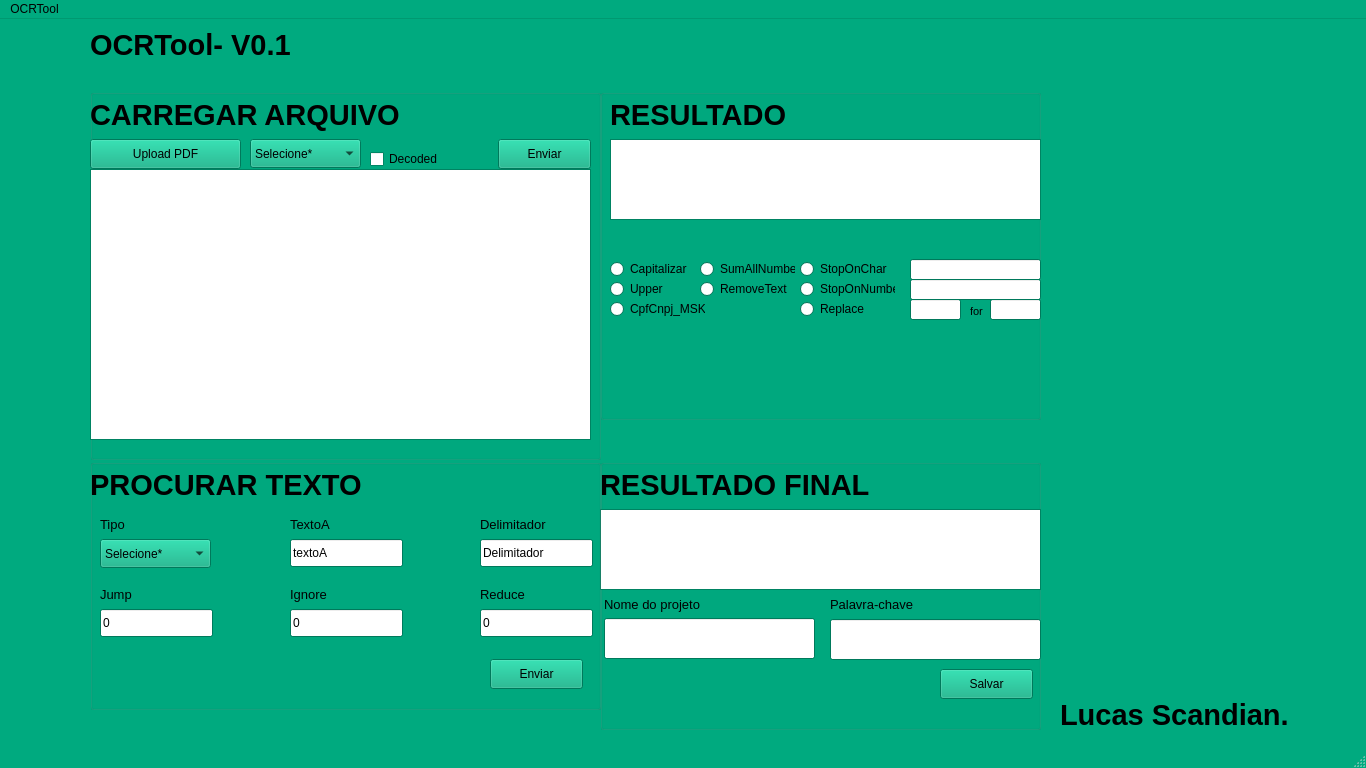
<?xml version="1.0" encoding="UTF-8"?>
<ui version="4.0">
 <class>MainWindow</class>
 <widget class="QMainWindow" name="MainWindow">
  <property name="enabled">
   <bool>true</bool>
  </property>
  <property name="geometry">
   <rect>
    <x>0</x>
    <y>0</y>
    <width>1366</width>
    <height>768</height>
   </rect>
  </property>
  <property name="palette">
   <palette>
    <active>
     <colorrole role="WindowText">
      <brush brushstyle="SolidPattern">
       <color alpha="255">
        <red>0</red>
        <green>0</green>
        <blue>0</blue>
       </color>
      </brush>
     </colorrole>
     <colorrole role="Button">
      <brush brushstyle="SolidPattern">
       <color alpha="255">
        <red>0</red>
        <green>170</green>
        <blue>127</blue>
       </color>
      </brush>
     </colorrole>
     <colorrole role="Light">
      <brush brushstyle="SolidPattern">
       <color alpha="255">
        <red>0</red>
        <green>255</green>
        <blue>190</blue>
       </color>
      </brush>
     </colorrole>
     <colorrole role="Midlight">
      <brush brushstyle="SolidPattern">
       <color alpha="255">
        <red>0</red>
        <green>212</green>
        <blue>158</blue>
       </color>
      </brush>
     </colorrole>
     <colorrole role="Dark">
      <brush brushstyle="SolidPattern">
       <color alpha="255">
        <red>0</red>
        <green>85</green>
        <blue>63</blue>
       </color>
      </brush>
     </colorrole>
     <colorrole role="Mid">
      <brush brushstyle="SolidPattern">
       <color alpha="255">
        <red>0</red>
        <green>113</green>
        <blue>85</blue>
       </color>
      </brush>
     </colorrole>
     <colorrole role="Text">
      <brush brushstyle="SolidPattern">
       <color alpha="255">
        <red>0</red>
        <green>0</green>
        <blue>0</blue>
       </color>
      </brush>
     </colorrole>
     <colorrole role="BrightText">
      <brush brushstyle="SolidPattern">
       <color alpha="255">
        <red>255</red>
        <green>255</green>
        <blue>255</blue>
       </color>
      </brush>
     </colorrole>
     <colorrole role="ButtonText">
      <brush brushstyle="SolidPattern">
       <color alpha="255">
        <red>0</red>
        <green>0</green>
        <blue>0</blue>
       </color>
      </brush>
     </colorrole>
     <colorrole role="Base">
      <brush brushstyle="SolidPattern">
       <color alpha="255">
        <red>255</red>
        <green>255</green>
        <blue>255</blue>
       </color>
      </brush>
     </colorrole>
     <colorrole role="Window">
      <brush brushstyle="SolidPattern">
       <color alpha="255">
        <red>0</red>
        <green>170</green>
        <blue>127</blue>
       </color>
      </brush>
     </colorrole>
     <colorrole role="Shadow">
      <brush brushstyle="SolidPattern">
       <color alpha="255">
        <red>0</red>
        <green>0</green>
        <blue>0</blue>
       </color>
      </brush>
     </colorrole>
     <colorrole role="AlternateBase">
      <brush brushstyle="SolidPattern">
       <color alpha="255">
        <red>127</red>
        <green>212</green>
        <blue>191</blue>
       </color>
      </brush>
     </colorrole>
     <colorrole role="ToolTipBase">
      <brush brushstyle="SolidPattern">
       <color alpha="255">
        <red>255</red>
        <green>255</green>
        <blue>220</blue>
       </color>
      </brush>
     </colorrole>
     <colorrole role="ToolTipText">
      <brush brushstyle="SolidPattern">
       <color alpha="255">
        <red>0</red>
        <green>0</green>
        <blue>0</blue>
       </color>
      </brush>
     </colorrole>
     <colorrole role="PlaceholderText">
      <brush brushstyle="SolidPattern">
       <color alpha="128">
        <red>0</red>
        <green>0</green>
        <blue>0</blue>
       </color>
      </brush>
     </colorrole>
    </active>
    <inactive>
     <colorrole role="WindowText">
      <brush brushstyle="SolidPattern">
       <color alpha="255">
        <red>0</red>
        <green>0</green>
        <blue>0</blue>
       </color>
      </brush>
     </colorrole>
     <colorrole role="Button">
      <brush brushstyle="SolidPattern">
       <color alpha="255">
        <red>0</red>
        <green>170</green>
        <blue>127</blue>
       </color>
      </brush>
     </colorrole>
     <colorrole role="Light">
      <brush brushstyle="SolidPattern">
       <color alpha="255">
        <red>0</red>
        <green>255</green>
        <blue>190</blue>
       </color>
      </brush>
     </colorrole>
     <colorrole role="Midlight">
      <brush brushstyle="SolidPattern">
       <color alpha="255">
        <red>0</red>
        <green>212</green>
        <blue>158</blue>
       </color>
      </brush>
     </colorrole>
     <colorrole role="Dark">
      <brush brushstyle="SolidPattern">
       <color alpha="255">
        <red>0</red>
        <green>85</green>
        <blue>63</blue>
       </color>
      </brush>
     </colorrole>
     <colorrole role="Mid">
      <brush brushstyle="SolidPattern">
       <color alpha="255">
        <red>0</red>
        <green>113</green>
        <blue>85</blue>
       </color>
      </brush>
     </colorrole>
     <colorrole role="Text">
      <brush brushstyle="SolidPattern">
       <color alpha="255">
        <red>0</red>
        <green>0</green>
        <blue>0</blue>
       </color>
      </brush>
     </colorrole>
     <colorrole role="BrightText">
      <brush brushstyle="SolidPattern">
       <color alpha="255">
        <red>255</red>
        <green>255</green>
        <blue>255</blue>
       </color>
      </brush>
     </colorrole>
     <colorrole role="ButtonText">
      <brush brushstyle="SolidPattern">
       <color alpha="255">
        <red>0</red>
        <green>0</green>
        <blue>0</blue>
       </color>
      </brush>
     </colorrole>
     <colorrole role="Base">
      <brush brushstyle="SolidPattern">
       <color alpha="255">
        <red>255</red>
        <green>255</green>
        <blue>255</blue>
       </color>
      </brush>
     </colorrole>
     <colorrole role="Window">
      <brush brushstyle="SolidPattern">
       <color alpha="255">
        <red>0</red>
        <green>170</green>
        <blue>127</blue>
       </color>
      </brush>
     </colorrole>
     <colorrole role="Shadow">
      <brush brushstyle="SolidPattern">
       <color alpha="255">
        <red>0</red>
        <green>0</green>
        <blue>0</blue>
       </color>
      </brush>
     </colorrole>
     <colorrole role="AlternateBase">
      <brush brushstyle="SolidPattern">
       <color alpha="255">
        <red>127</red>
        <green>212</green>
        <blue>191</blue>
       </color>
      </brush>
     </colorrole>
     <colorrole role="ToolTipBase">
      <brush brushstyle="SolidPattern">
       <color alpha="255">
        <red>255</red>
        <green>255</green>
        <blue>220</blue>
       </color>
      </brush>
     </colorrole>
     <colorrole role="ToolTipText">
      <brush brushstyle="SolidPattern">
       <color alpha="255">
        <red>0</red>
        <green>0</green>
        <blue>0</blue>
       </color>
      </brush>
     </colorrole>
     <colorrole role="PlaceholderText">
      <brush brushstyle="SolidPattern">
       <color alpha="128">
        <red>0</red>
        <green>0</green>
        <blue>0</blue>
       </color>
      </brush>
     </colorrole>
    </inactive>
    <disabled>
     <colorrole role="WindowText">
      <brush brushstyle="SolidPattern">
       <color alpha="255">
        <red>0</red>
        <green>85</green>
        <blue>63</blue>
       </color>
      </brush>
     </colorrole>
     <colorrole role="Button">
      <brush brushstyle="SolidPattern">
       <color alpha="255">
        <red>0</red>
        <green>170</green>
        <blue>127</blue>
       </color>
      </brush>
     </colorrole>
     <colorrole role="Light">
      <brush brushstyle="SolidPattern">
       <color alpha="255">
        <red>0</red>
        <green>255</green>
        <blue>190</blue>
       </color>
      </brush>
     </colorrole>
     <colorrole role="Midlight">
      <brush brushstyle="SolidPattern">
       <color alpha="255">
        <red>0</red>
        <green>212</green>
        <blue>158</blue>
       </color>
      </brush>
     </colorrole>
     <colorrole role="Dark">
      <brush brushstyle="SolidPattern">
       <color alpha="255">
        <red>0</red>
        <green>85</green>
        <blue>63</blue>
       </color>
      </brush>
     </colorrole>
     <colorrole role="Mid">
      <brush brushstyle="SolidPattern">
       <color alpha="255">
        <red>0</red>
        <green>113</green>
        <blue>85</blue>
       </color>
      </brush>
     </colorrole>
     <colorrole role="Text">
      <brush brushstyle="SolidPattern">
       <color alpha="255">
        <red>0</red>
        <green>85</green>
        <blue>63</blue>
       </color>
      </brush>
     </colorrole>
     <colorrole role="BrightText">
      <brush brushstyle="SolidPattern">
       <color alpha="255">
        <red>255</red>
        <green>255</green>
        <blue>255</blue>
       </color>
      </brush>
     </colorrole>
     <colorrole role="ButtonText">
      <brush brushstyle="SolidPattern">
       <color alpha="255">
        <red>0</red>
        <green>85</green>
        <blue>63</blue>
       </color>
      </brush>
     </colorrole>
     <colorrole role="Base">
      <brush brushstyle="SolidPattern">
       <color alpha="255">
        <red>0</red>
        <green>170</green>
        <blue>127</blue>
       </color>
      </brush>
     </colorrole>
     <colorrole role="Window">
      <brush brushstyle="SolidPattern">
       <color alpha="255">
        <red>0</red>
        <green>170</green>
        <blue>127</blue>
       </color>
      </brush>
     </colorrole>
     <colorrole role="Shadow">
      <brush brushstyle="SolidPattern">
       <color alpha="255">
        <red>0</red>
        <green>0</green>
        <blue>0</blue>
       </color>
      </brush>
     </colorrole>
     <colorrole role="AlternateBase">
      <brush brushstyle="SolidPattern">
       <color alpha="255">
        <red>0</red>
        <green>170</green>
        <blue>127</blue>
       </color>
      </brush>
     </colorrole>
     <colorrole role="ToolTipBase">
      <brush brushstyle="SolidPattern">
       <color alpha="255">
        <red>255</red>
        <green>255</green>
        <blue>220</blue>
       </color>
      </brush>
     </colorrole>
     <colorrole role="ToolTipText">
      <brush brushstyle="SolidPattern">
       <color alpha="255">
        <red>0</red>
        <green>0</green>
        <blue>0</blue>
       </color>
      </brush>
     </colorrole>
     <colorrole role="PlaceholderText">
      <brush brushstyle="SolidPattern">
       <color alpha="128">
        <red>0</red>
        <green>0</green>
        <blue>0</blue>
       </color>
      </brush>
     </colorrole>
    </disabled>
   </palette>
  </property>
  <property name="windowTitle">
   <string>OCRTool</string>
  </property>
  <property name="tabShape">
   <enum>QTabWidget::Rounded</enum>
  </property>
  <property name="dockNestingEnabled">
   <bool>false</bool>
  </property>
  <widget class="QWidget" name="centralwidget">
   <widget class="QLabel" name="label">
    <property name="geometry">
     <rect>
      <x>90</x>
      <y>0</y>
      <width>311</width>
      <height>51</height>
     </rect>
    </property>
    <property name="font">
     <font>
      <pointsize>22</pointsize>
      <weight>75</weight>
      <bold>true</bold>
     </font>
    </property>
    <property name="text">
     <string>OCRTool- V0.1</string>
    </property>
   </widget>
   <widget class="QLabel" name="label_2">
    <property name="geometry">
     <rect>
      <x>1060</x>
      <y>670</y>
      <width>321</width>
      <height>51</height>
     </rect>
    </property>
    <property name="font">
     <font>
      <pointsize>22</pointsize>
      <weight>75</weight>
      <bold>true</bold>
     </font>
    </property>
    <property name="text">
     <string>Lucas Scandian.</string>
    </property>
   </widget>
   <widget class="QPushButton" name="submit2">
    <property name="geometry">
     <rect>
      <x>490</x>
      <y>640</y>
      <width>93</width>
      <height>30</height>
     </rect>
    </property>
    <property name="text">
     <string>Enviar</string>
    </property>
    <property name="checkable">
     <bool>false</bool>
    </property>
   </widget>
   <widget class="QGroupBox" name="group1">
    <property name="geometry">
     <rect>
      <x>90</x>
      <y>70</y>
      <width>511</width>
      <height>371</height>
     </rect>
    </property>
    <property name="title">
     <string/>
    </property>
    <property name="flat">
     <bool>true</bool>
    </property>
    <widget class="QTextBrowser" name="OCRresult">
     <property name="enabled">
      <bool>true</bool>
     </property>
     <property name="geometry">
      <rect>
       <x>0</x>
       <y>80</y>
       <width>501</width>
       <height>271</height>
      </rect>
     </property>
     <property name="html">
      <string>&lt;!DOCTYPE HTML PUBLIC &quot;-//W3C//DTD HTML 4.0//EN&quot; &quot;http://www.w3.org/TR/REC-html40/strict.dtd&quot;&gt;
&lt;html&gt;&lt;head&gt;&lt;meta name=&quot;qrichtext&quot; content=&quot;1&quot; /&gt;&lt;style type=&quot;text/css&quot;&gt;
p, li { white-space: pre-wrap; }
&lt;/style&gt;&lt;/head&gt;&lt;body style=&quot; font-family:'MS Shell Dlg 2'; font-size:7.8pt; font-weight:400; font-style:normal;&quot;&gt;
&lt;p style=&quot;-qt-paragraph-type:empty; margin-top:0px; margin-bottom:0px; margin-left:0px; margin-right:0px; -qt-block-indent:0; text-indent:0px;&quot;&gt;&lt;br /&gt;&lt;/p&gt;&lt;/body&gt;&lt;/html&gt;</string>
     </property>
    </widget>
    <widget class="QPushButton" name="UploadFiles">
     <property name="geometry">
      <rect>
       <x>0</x>
       <y>50</y>
       <width>151</width>
       <height>30</height>
      </rect>
     </property>
     <property name="acceptDrops">
      <bool>true</bool>
     </property>
     <property name="text">
      <string>Upload PDF</string>
     </property>
    </widget>
    <widget class="QComboBox" name="Encoder">
     <property name="geometry">
      <rect>
       <x>160</x>
       <y>50</y>
       <width>111</width>
       <height>29</height>
      </rect>
     </property>
     <item>
      <property name="text">
       <string>Selecione*</string>
      </property>
     </item>
     <item>
      <property name="text">
       <string>PdfMiner</string>
      </property>
     </item>
     <item>
      <property name="text">
       <string>Py2pdf</string>
      </property>
     </item>
     <item>
      <property name="text">
       <string>Tesseract</string>
      </property>
     </item>
     <item>
      <property name="text">
       <string>Textract</string>
      </property>
     </item>
    </widget>
    <widget class="QPushButton" name="submit1">
     <property name="geometry">
      <rect>
       <x>408</x>
       <y>50</y>
       <width>93</width>
       <height>30</height>
      </rect>
     </property>
     <property name="text">
      <string>Enviar</string>
     </property>
     <property name="checkable">
      <bool>false</bool>
     </property>
    </widget>
    <widget class="QLabel" name="label_12">
     <property name="geometry">
      <rect>
       <x>0</x>
       <y>0</y>
       <width>441</width>
       <height>51</height>
      </rect>
     </property>
     <property name="font">
      <font>
       <pointsize>22</pointsize>
       <weight>75</weight>
       <bold>true</bold>
      </font>
     </property>
     <property name="text">
      <string>CARREGAR ARQUIVO</string>
     </property>
    </widget>
    <widget class="QCheckBox" name="decoded">
     <property name="enabled">
      <bool>true</bool>
     </property>
     <property name="geometry">
      <rect>
       <x>280</x>
       <y>60</y>
       <width>81</width>
       <height>20</height>
      </rect>
     </property>
     <property name="text">
      <string>Decoded</string>
     </property>
     <property name="checked">
      <bool>false</bool>
     </property>
    </widget>
   </widget>
   <widget class="QGroupBox" name="group2">
    <property name="enabled">
     <bool>true</bool>
    </property>
    <property name="geometry">
     <rect>
      <x>90</x>
      <y>440</y>
      <width>511</width>
      <height>251</height>
     </rect>
    </property>
    <property name="autoFillBackground">
     <bool>false</bool>
    </property>
    <property name="title">
     <string/>
    </property>
    <property name="flat">
     <bool>true</bool>
    </property>
    <property name="checkable">
     <bool>false</bool>
    </property>
    <widget class="QLineEdit" name="jump">
     <property name="enabled">
      <bool>true</bool>
     </property>
     <property name="geometry">
      <rect>
       <x>10</x>
       <y>150</y>
       <width>113</width>
       <height>28</height>
      </rect>
     </property>
     <property name="text">
      <string>0</string>
     </property>
    </widget>
    <widget class="QLabel" name="label_6">
     <property name="geometry">
      <rect>
       <x>10</x>
       <y>120</y>
       <width>151</width>
       <height>31</height>
      </rect>
     </property>
     <property name="font">
      <font>
       <pointsize>10</pointsize>
       <weight>50</weight>
       <bold>false</bold>
      </font>
     </property>
     <property name="text">
      <string>Jump</string>
     </property>
    </widget>
    <widget class="QComboBox" name="Tipo">
     <property name="enabled">
      <bool>true</bool>
     </property>
     <property name="geometry">
      <rect>
       <x>10</x>
       <y>80</y>
       <width>111</width>
       <height>29</height>
      </rect>
     </property>
     <item>
      <property name="text">
       <string>Selecione*</string>
      </property>
     </item>
     <item>
      <property name="text">
       <string>Find</string>
      </property>
     </item>
     <item>
      <property name="text">
       <string>FindSimple</string>
      </property>
     </item>
     <item>
      <property name="text">
       <string>Count</string>
      </property>
     </item>
     <item>
      <property name="text">
       <string>Exists?</string>
      </property>
     </item>
    </widget>
    <widget class="QLabel" name="label_3">
     <property name="geometry">
      <rect>
       <x>10</x>
       <y>50</y>
       <width>151</width>
       <height>31</height>
      </rect>
     </property>
     <property name="font">
      <font>
       <pointsize>10</pointsize>
       <weight>50</weight>
       <bold>false</bold>
      </font>
     </property>
     <property name="text">
      <string>Tipo</string>
     </property>
    </widget>
    <widget class="QLabel" name="label_13">
     <property name="geometry">
      <rect>
       <x>0</x>
       <y>0</y>
       <width>351</width>
       <height>51</height>
      </rect>
     </property>
     <property name="font">
      <font>
       <pointsize>22</pointsize>
       <weight>75</weight>
       <bold>true</bold>
      </font>
     </property>
     <property name="text">
      <string>PROCURAR TEXTO</string>
     </property>
    </widget>
    <widget class="QLineEdit" name="TextoA">
     <property name="enabled">
      <bool>true</bool>
     </property>
     <property name="geometry">
      <rect>
       <x>200</x>
       <y>80</y>
       <width>113</width>
       <height>28</height>
      </rect>
     </property>
     <property name="inputMask">
      <string/>
     </property>
     <property name="text">
      <string>textoA</string>
     </property>
    </widget>
    <widget class="QLabel" name="label_4">
     <property name="geometry">
      <rect>
       <x>200</x>
       <y>50</y>
       <width>151</width>
       <height>31</height>
      </rect>
     </property>
     <property name="font">
      <font>
       <pointsize>10</pointsize>
       <weight>50</weight>
       <bold>false</bold>
      </font>
     </property>
     <property name="text">
      <string>TextoA</string>
     </property>
    </widget>
    <widget class="QLineEdit" name="ignore">
     <property name="enabled">
      <bool>true</bool>
     </property>
     <property name="geometry">
      <rect>
       <x>200</x>
       <y>150</y>
       <width>113</width>
       <height>28</height>
      </rect>
     </property>
     <property name="text">
      <string>0</string>
     </property>
    </widget>
    <widget class="QLabel" name="label_7">
     <property name="geometry">
      <rect>
       <x>200</x>
       <y>120</y>
       <width>151</width>
       <height>31</height>
      </rect>
     </property>
     <property name="font">
      <font>
       <pointsize>10</pointsize>
       <weight>50</weight>
       <bold>false</bold>
      </font>
     </property>
     <property name="text">
      <string>Ignore</string>
     </property>
    </widget>
    <widget class="QLineEdit" name="reduce">
     <property name="enabled">
      <bool>true</bool>
     </property>
     <property name="geometry">
      <rect>
       <x>390</x>
       <y>150</y>
       <width>113</width>
       <height>28</height>
      </rect>
     </property>
     <property name="text">
      <string>0</string>
     </property>
    </widget>
    <widget class="QLabel" name="label_8">
     <property name="geometry">
      <rect>
       <x>390</x>
       <y>120</y>
       <width>151</width>
       <height>31</height>
      </rect>
     </property>
     <property name="font">
      <font>
       <pointsize>10</pointsize>
       <weight>50</weight>
       <bold>false</bold>
      </font>
     </property>
     <property name="text">
      <string>Reduce</string>
     </property>
    </widget>
    <widget class="QLineEdit" name="Delimitador">
     <property name="enabled">
      <bool>true</bool>
     </property>
     <property name="geometry">
      <rect>
       <x>390</x>
       <y>80</y>
       <width>113</width>
       <height>28</height>
      </rect>
     </property>
     <property name="text">
      <string>Delimitador</string>
     </property>
    </widget>
    <widget class="QLabel" name="label_5">
     <property name="geometry">
      <rect>
       <x>390</x>
       <y>50</y>
       <width>151</width>
       <height>31</height>
      </rect>
     </property>
     <property name="font">
      <font>
       <pointsize>10</pointsize>
       <weight>50</weight>
       <bold>false</bold>
      </font>
     </property>
     <property name="text">
      <string>Delimitador</string>
     </property>
    </widget>
   </widget>
   <widget class="QGroupBox" name="group3">
    <property name="enabled">
     <bool>true</bool>
    </property>
    <property name="geometry">
     <rect>
      <x>600</x>
      <y>70</y>
      <width>441</width>
      <height>331</height>
     </rect>
    </property>
    <property name="title">
     <string/>
    </property>
    <property name="flat">
     <bool>true</bool>
    </property>
    <widget class="QRadioButton" name="stoponnumber">
     <property name="geometry">
      <rect>
       <x>200</x>
       <y>190</y>
       <width>95</width>
       <height>20</height>
      </rect>
     </property>
     <property name="text">
      <string>StopOnNumber</string>
     </property>
    </widget>
    <widget class="QRadioButton" name="removetext">
     <property name="geometry">
      <rect>
       <x>100</x>
       <y>190</y>
       <width>95</width>
       <height>20</height>
      </rect>
     </property>
     <property name="text">
      <string>RemoveText</string>
     </property>
    </widget>
    <widget class="QLineEdit" name="replace_v_1">
     <property name="geometry">
      <rect>
       <x>310</x>
       <y>210</y>
       <width>51</width>
       <height>21</height>
      </rect>
     </property>
     <property name="text">
      <string/>
     </property>
    </widget>
    <widget class="QLabel" name="label_9">
     <property name="geometry">
      <rect>
       <x>370</x>
       <y>207</y>
       <width>16</width>
       <height>31</height>
      </rect>
     </property>
     <property name="font">
      <font>
       <pointsize>8</pointsize>
       <weight>50</weight>
       <bold>false</bold>
      </font>
     </property>
     <property name="text">
      <string>for</string>
     </property>
    </widget>
    <widget class="QRadioButton" name="upper">
     <property name="geometry">
      <rect>
       <x>10</x>
       <y>190</y>
       <width>95</width>
       <height>20</height>
      </rect>
     </property>
     <property name="text">
      <string>Upper</string>
     </property>
    </widget>
    <widget class="QLabel" name="label_14">
     <property name="geometry">
      <rect>
       <x>10</x>
       <y>0</y>
       <width>311</width>
       <height>51</height>
      </rect>
     </property>
     <property name="font">
      <font>
       <pointsize>22</pointsize>
       <weight>75</weight>
       <bold>true</bold>
      </font>
     </property>
     <property name="text">
      <string>RESULTADO</string>
     </property>
    </widget>
    <widget class="QRadioButton" name="capit">
     <property name="geometry">
      <rect>
       <x>10</x>
       <y>170</y>
       <width>95</width>
       <height>20</height>
      </rect>
     </property>
     <property name="text">
      <string>Capitalizar</string>
     </property>
    </widget>
    <widget class="QLineEdit" name="stoponnumber_v">
     <property name="geometry">
      <rect>
       <x>310</x>
       <y>190</y>
       <width>131</width>
       <height>21</height>
      </rect>
     </property>
     <property name="text">
      <string/>
     </property>
    </widget>
    <widget class="QLineEdit" name="replace_v_2">
     <property name="geometry">
      <rect>
       <x>390</x>
       <y>210</y>
       <width>51</width>
       <height>21</height>
      </rect>
     </property>
     <property name="text">
      <string/>
     </property>
    </widget>
    <widget class="QLineEdit" name="stoponchar_v">
     <property name="geometry">
      <rect>
       <x>310</x>
       <y>170</y>
       <width>131</width>
       <height>21</height>
      </rect>
     </property>
     <property name="text">
      <string/>
     </property>
    </widget>
    <widget class="QRadioButton" name="cpfcnpj">
     <property name="geometry">
      <rect>
       <x>10</x>
       <y>210</y>
       <width>95</width>
       <height>20</height>
      </rect>
     </property>
     <property name="text">
      <string>CpfCnpj_MSK</string>
     </property>
    </widget>
    <widget class="QRadioButton" name="stoponchar">
     <property name="geometry">
      <rect>
       <x>200</x>
       <y>170</y>
       <width>95</width>
       <height>20</height>
      </rect>
     </property>
     <property name="text">
      <string>StopOnChar</string>
     </property>
    </widget>
    <widget class="QRadioButton" name="sumallnumbers">
     <property name="geometry">
      <rect>
       <x>100</x>
       <y>170</y>
       <width>95</width>
       <height>20</height>
      </rect>
     </property>
     <property name="text">
      <string>SumAllNumbers</string>
     </property>
    </widget>
    <widget class="QRadioButton" name="replace">
     <property name="geometry">
      <rect>
       <x>200</x>
       <y>210</y>
       <width>95</width>
       <height>20</height>
      </rect>
     </property>
     <property name="text">
      <string>Replace</string>
     </property>
    </widget>
    <widget class="QTextBrowser" name="resultado">
     <property name="enabled">
      <bool>true</bool>
     </property>
     <property name="geometry">
      <rect>
       <x>10</x>
       <y>50</y>
       <width>431</width>
       <height>81</height>
      </rect>
     </property>
     <property name="html">
      <string>&lt;!DOCTYPE HTML PUBLIC &quot;-//W3C//DTD HTML 4.0//EN&quot; &quot;http://www.w3.org/TR/REC-html40/strict.dtd&quot;&gt;
&lt;html&gt;&lt;head&gt;&lt;meta name=&quot;qrichtext&quot; content=&quot;1&quot; /&gt;&lt;style type=&quot;text/css&quot;&gt;
p, li { white-space: pre-wrap; }
&lt;/style&gt;&lt;/head&gt;&lt;body style=&quot; font-family:'MS Shell Dlg 2'; font-size:7.8pt; font-weight:400; font-style:normal;&quot;&gt;
&lt;p style=&quot;-qt-paragraph-type:empty; margin-top:0px; margin-bottom:0px; margin-left:0px; margin-right:0px; -qt-block-indent:0; text-indent:0px;&quot;&gt;&lt;br /&gt;&lt;/p&gt;&lt;/body&gt;&lt;/html&gt;</string>
     </property>
    </widget>
   </widget>
   <widget class="QGroupBox" name="group4">
    <property name="enabled">
     <bool>true</bool>
    </property>
    <property name="geometry">
     <rect>
      <x>600</x>
      <y>440</y>
      <width>441</width>
      <height>271</height>
     </rect>
    </property>
    <property name="title">
     <string/>
    </property>
    <property name="flat">
     <bool>true</bool>
    </property>
    <widget class="QPushButton" name="submit2_2">
     <property name="geometry">
      <rect>
       <x>340</x>
       <y>210</y>
       <width>93</width>
       <height>30</height>
      </rect>
     </property>
     <property name="text">
      <string>Salvar</string>
     </property>
     <property name="checkable">
      <bool>false</bool>
     </property>
    </widget>
    <widget class="QLineEdit" name="Delimitador_2">
     <property name="geometry">
      <rect>
       <x>4</x>
       <y>159</y>
       <width>211</width>
       <height>41</height>
      </rect>
     </property>
     <property name="text">
      <string/>
     </property>
    </widget>
    <widget class="QLabel" name="label_11">
     <property name="geometry">
      <rect>
       <x>230</x>
       <y>130</y>
       <width>151</width>
       <height>31</height>
      </rect>
     </property>
     <property name="font">
      <font>
       <pointsize>10</pointsize>
       <weight>50</weight>
       <bold>false</bold>
      </font>
     </property>
     <property name="text">
      <string>Palavra-chave</string>
     </property>
    </widget>
    <widget class="QLabel" name="label_10">
     <property name="geometry">
      <rect>
       <x>4</x>
       <y>130</y>
       <width>151</width>
       <height>31</height>
      </rect>
     </property>
     <property name="font">
      <font>
       <pointsize>10</pointsize>
       <weight>50</weight>
       <bold>false</bold>
      </font>
     </property>
     <property name="text">
      <string>Nome do projeto</string>
     </property>
    </widget>
    <widget class="QLabel" name="label_15">
     <property name="geometry">
      <rect>
       <x>0</x>
       <y>0</y>
       <width>671</width>
       <height>51</height>
      </rect>
     </property>
     <property name="font">
      <font>
       <pointsize>22</pointsize>
       <weight>75</weight>
       <bold>true</bold>
      </font>
     </property>
     <property name="text">
      <string>RESULTADO FINAL</string>
     </property>
    </widget>
    <widget class="QLineEdit" name="Delimitador_3">
     <property name="geometry">
      <rect>
       <x>230</x>
       <y>160</y>
       <width>211</width>
       <height>41</height>
      </rect>
     </property>
     <property name="text">
      <string/>
     </property>
    </widget>
    <widget class="QTextBrowser" name="resultado_trans">
     <property name="enabled">
      <bool>true</bool>
     </property>
     <property name="geometry">
      <rect>
       <x>0</x>
       <y>50</y>
       <width>441</width>
       <height>81</height>
      </rect>
     </property>
     <property name="html">
      <string>&lt;!DOCTYPE HTML PUBLIC &quot;-//W3C//DTD HTML 4.0//EN&quot; &quot;http://www.w3.org/TR/REC-html40/strict.dtd&quot;&gt;
&lt;html&gt;&lt;head&gt;&lt;meta name=&quot;qrichtext&quot; content=&quot;1&quot; /&gt;&lt;style type=&quot;text/css&quot;&gt;
p, li { white-space: pre-wrap; }
&lt;/style&gt;&lt;/head&gt;&lt;body style=&quot; font-family:'MS Shell Dlg 2'; font-size:7.8pt; font-weight:400; font-style:normal;&quot;&gt;
&lt;p style=&quot;-qt-paragraph-type:empty; margin-top:0px; margin-bottom:0px; margin-left:0px; margin-right:0px; -qt-block-indent:0; text-indent:0px;&quot;&gt;&lt;br /&gt;&lt;/p&gt;&lt;/body&gt;&lt;/html&gt;</string>
     </property>
    </widget>
   </widget>
   <zorder>group4</zorder>
   <zorder>group3</zorder>
   <zorder>group1</zorder>
   <zorder>group2</zorder>
   <zorder>label</zorder>
   <zorder>label_2</zorder>
   <zorder>submit2</zorder>
  </widget>
  <widget class="QMenuBar" name="menubar">
   <property name="geometry">
    <rect>
     <x>0</x>
     <y>0</y>
     <width>1366</width>
     <height>26</height>
    </rect>
   </property>
   <widget class="QMenu" name="menuOCRTool">
    <property name="title">
     <string>OCRTool</string>
    </property>
   </widget>
   <addaction name="menuOCRTool"/>
  </widget>
  <widget class="QStatusBar" name="statusbar"/>
 </widget>
 <resources/>
 <connections/>
</ui>
